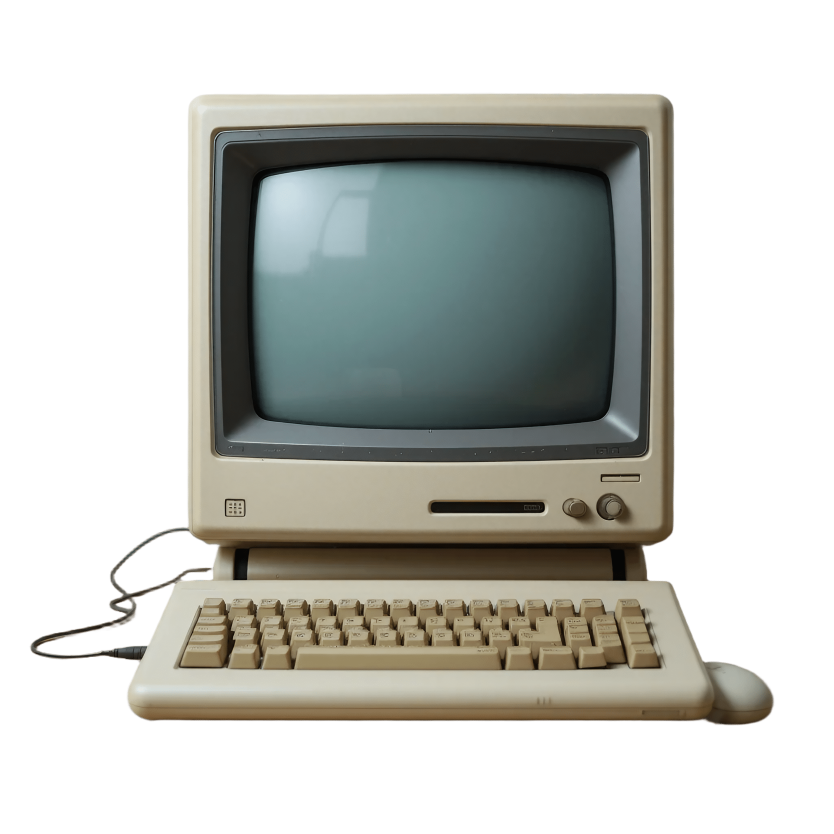
#> input picture task4/code/photo.png, 2500 x 2500 px, given in place of case_numpy.png, which was not available (shown at 1/3 size)
$ python demo.py --image photo.png
#> lines starting #> are read from the running program, lines starting #| are printed output that depends on the picture; after the words box and inside, x2 and y2 are one past the last pixel; in counts of white or black regions, pixels touching at a corner belong together; pictures that were not available may be replaced by others from this repository, and a replacement may not be noted
import argparse
import subprocess
import sys
from pathlib import Path

import numpy as np
from PIL import Image, ImageDraw

ROOT = Path(__file__).resolve().parent
OUT = ROOT / "output"


def run(cmd):
    r = subprocess.run(cmd, capture_output=True, text=True)
    if r.returncode:
        sys.exit(f"Command failed: {' '.join(map(str, cmd))}\n{r.stderr}")
    print(r.stdout.strip())


def labelled(image, title, height):
    """Scale to a common height and add a title strip."""
    w = max(1, round(image.width * height / image.height))
    panel = Image.new("RGB", (max(w, 120), height + 20), "white")
    panel.paste(image.convert("RGB").resize((w, height), Image.NEAREST), (0, 20))
    ImageDraw.Draw(panel).text((4, 4), title, fill="black")
    return panel


def figure(original, numpy_img, java_img, diff_img, path):
    h = 300
    panels = [labelled(original, f"original {original.width}x{original.height}", h),
              labelled(numpy_img, f"NumPy {numpy_img.width}x{numpy_img.height}", h),
              labelled(java_img, f"Java {java_img.width}x{java_img.height}", h),
              labelled(diff_img, "difference (black = identical)", h)]
    canvas = Image.new("RGB", (sum(p.width for p in panels) + 10 * (len(panels) + 1), h + 40), "white")
    x = 10
    for p in panels:
        canvas.paste(p, (x, 10))
        x += p.width + 10
    canvas.save(path)


def main():
    ap = argparse.ArgumentParser(description=__doc__, formatter_class=argparse.RawDescriptionHelpFormatter)
    src = ap.add_mutually_exclusive_group()
    src.add_argument("--image", help="existing input image")
    src.add_argument("--size", default="600x400", help="generate a test image of WxH (default 600x400)")
    ap.add_argument("--rows", default="50:350", help="use --rows=VALUE for negative values")
    ap.add_argument("--cols", default="100:500:2", help="use --cols=VALUE for negative values")
    ap.add_argument("--name", default="case", help="prefix for the output files")
    args = ap.parse_args()

    OUT.mkdir(exist_ok=True)
    if args.image:
        source = Path(args.image)
    else:
        w, h = (int(v) for v in args.size.lower().split("x"))
        source = OUT / f"input_{w}x{h}.png"
        run([sys.executable, ROOT / "generate_image.py", str(w), str(h), source])

    java_out = ROOT / "Java" / "out"
    java_out.mkdir(exist_ok=True)
    run(["javac", "-d", java_out, *map(str, (ROOT / "Java" / "src").rglob("*.java"))])
#> (the call stopped at in run, `r = subprocess.run(cmd, capture_output=True, text=True)`: subprocess is not available in this run)

    np_path, java_path = OUT / f"{args.name}_numpy.png", OUT / f"{args.name}_java.png"
    run([sys.executable, ROOT / "Python" / "slicer.py", source, np_path, f"--rows={args.rows}", f"--cols={args.cols}"])
#> (the call stopped at in run, `r = subprocess.run(cmd, capture_output=True, text=True)`: subprocess is not available in this run)
    run(["java", "-cp", java_out, "ada.slicing.Main", source, args.rows, args.cols, java_path])
#> (the call stopped at in run, `r = subprocess.run(cmd, capture_output=True, text=True)`: subprocess is not available in this run)

    a, b = np.array(Image.open(np_path).convert("RGBA")), np.array(Image.open(java_path).convert("RGBA"))
#> a is the input picture: shape (2500, 2500, 4); mean R, G, B, A 94.1, 117.3, 92.6, 115.6
    same = a.shape == b.shape and np.array_equal(a, b)
#> same = True
    diff = np.abs(a.astype(int) - b.astype(int)).astype(np.uint8) if a.shape == b.shape else np.zeros_like(a)
#> diff: shape (2500, 2500, 4); every value is 0
    figure(Image.open(source), Image.open(np_path), Image.open(java_path),
           Image.fromarray(diff[..., :3]), OUT / f"{args.name}_comparison.png")
#> in figure, `h = 300`: h = 300
#> in labelled, `panel = Image.new("RGB", (max(w, 120), height + 20), "white")`: panel: PIL image 300x320 RGB; every value is 255
#> in labelled, `panel.paste(image.convert("RGB").resize((w, height), Image.NEAREST), (..`:
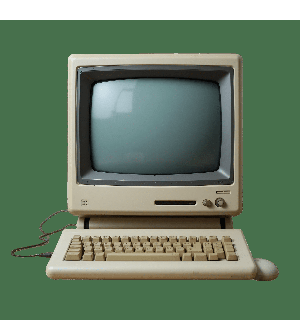
#> panel: PIL image 300x320 RGB; mean R, G, B 104.2, 125.9, 102.7
#> call 4 of labelled, with title = 'difference (black = identical)', height = 300
#> in labelled (call 4), `panel.paste(image.convert("RGB").resize((w, height), Image.NEAREST), (..`:
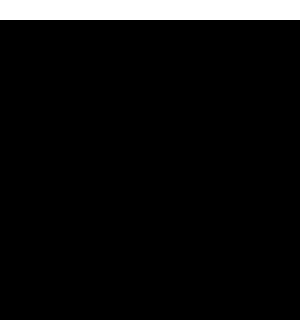
#> panel: PIL image 300x320 RGB; 6.2% white; 1 white region, box (x1, y1, x2, y2) and area: (0, 0, 300, 20) 6000
#> in labelled (call 4), `panel.paste(image.convert("RGB").resize((w, height), Image.NEAREST), (..`: image: PIL image 2500x2500 RGB; every value is 0
#> in figure, `canvas = Image.new("RGB", (sum(p.width for p in panels) + 10 * (len(pa..`: canvas: PIL image 1250x340 RGB; every value is 255
#> the loop in figure, `for p in panels:` made 4 passes
#> x on passes 1 to 4: 320, 630, 940, 1250
#> after the loop in figure, `for p in panels:`:
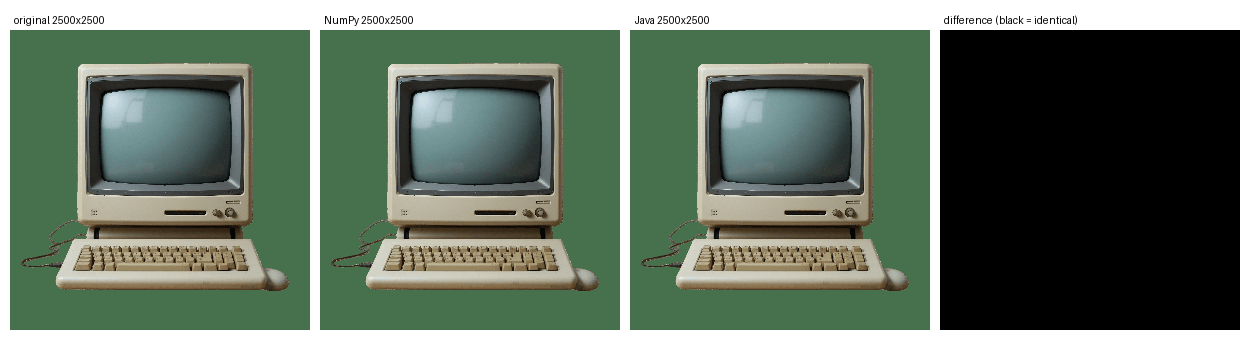
#> canvas: PIL image 1250x340 RGB; mean R, G, B 98.2, 113, 97.3
#> after the loop in figure, `for p in panels:`: x = 1250
    print(f"[{args.name}] rows={args.rows} cols={args.cols}: {'IDENTICAL' if same else 'DIFFERENT'}")
#| [case] rows=50:350 cols=100:500:2: IDENTICAL
    sys.exit(0 if same else 1)
#> (the program exits here)
